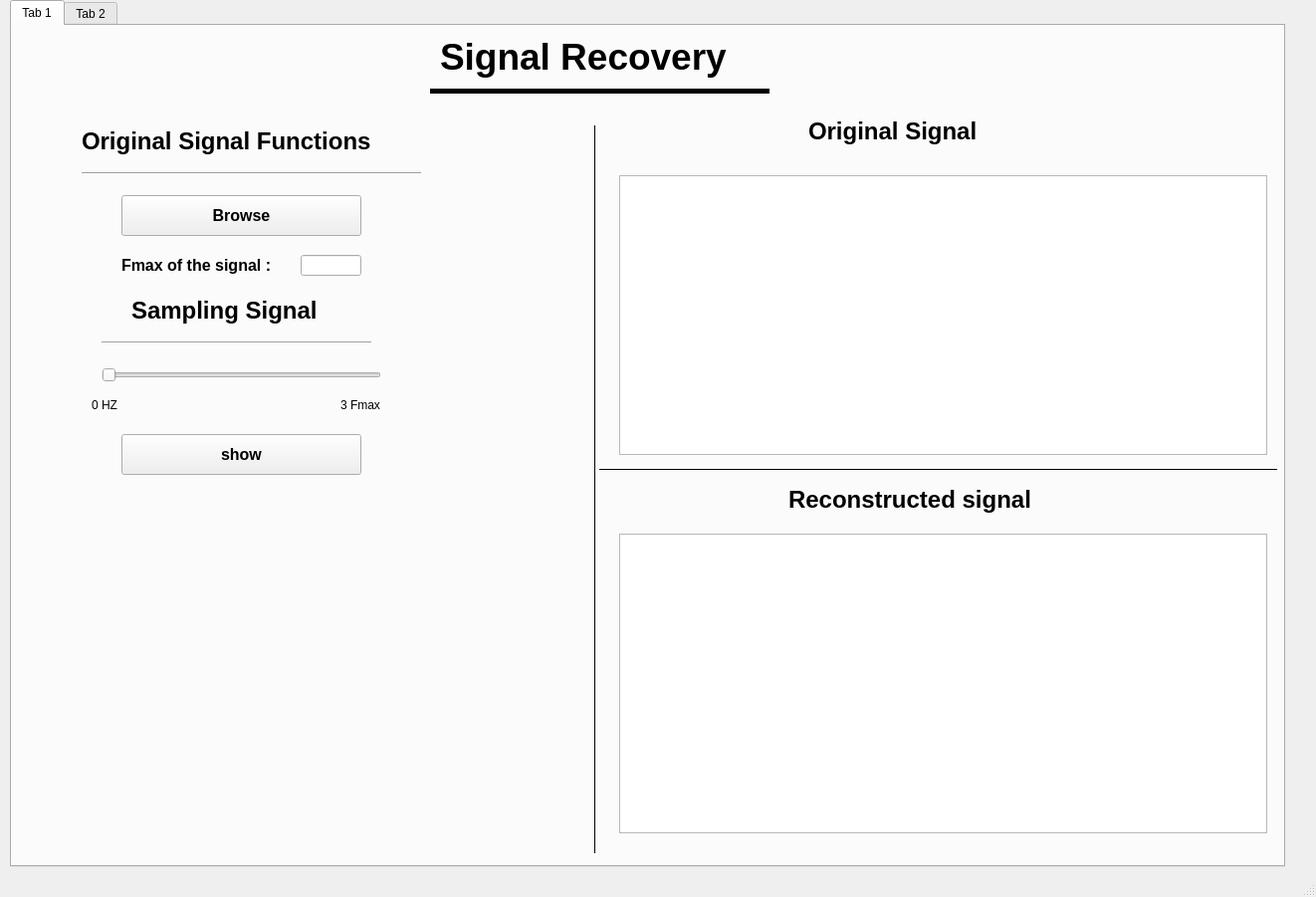
<?xml version="1.0" encoding="UTF-8"?>
<ui version="4.0">
 <class>MainWindow</class>
 <widget class="QMainWindow" name="MainWindow">
  <property name="geometry">
   <rect>
    <x>0</x>
    <y>0</y>
    <width>1322</width>
    <height>901</height>
   </rect>
  </property>
  <property name="windowTitle">
   <string>MainWindow</string>
  </property>
  <widget class="QWidget" name="centralwidget">
   <widget class="QTabWidget" name="tabWidget">
    <property name="geometry">
     <rect>
      <x>10</x>
      <y>0</y>
      <width>1281</width>
      <height>871</height>
     </rect>
    </property>
    <property name="styleSheet">
     <string notr="true"/>
    </property>
    <property name="currentIndex">
     <number>0</number>
    </property>
    <widget class="QWidget" name="tab">
     <attribute name="title">
      <string>Tab 1</string>
     </attribute>
     <widget class="QLabel" name="label_3">
      <property name="geometry">
       <rect>
        <x>800</x>
        <y>90</y>
        <width>211</width>
        <height>31</height>
       </rect>
      </property>
      <property name="font">
       <font>
        <pointsize>18</pointsize>
        <weight>75</weight>
        <bold>true</bold>
       </font>
      </property>
      <property name="text">
       <string>Original Signal </string>
      </property>
     </widget>
     <widget class="QLabel" name="label_5">
      <property name="geometry">
       <rect>
        <x>120</x>
        <y>270</y>
        <width>221</width>
        <height>31</height>
       </rect>
      </property>
      <property name="font">
       <font>
        <pointsize>18</pointsize>
        <weight>75</weight>
        <bold>true</bold>
       </font>
      </property>
      <property name="text">
       <string>Sampling Signal</string>
      </property>
     </widget>
     <widget class="Line" name="line_2">
      <property name="geometry">
       <rect>
        <x>590</x>
        <y>430</y>
        <width>681</width>
        <height>31</height>
       </rect>
      </property>
      <property name="frameShadow">
       <enum>QFrame::Plain</enum>
      </property>
      <property name="orientation">
       <enum>Qt::Horizontal</enum>
      </property>
     </widget>
     <widget class="QLabel" name="label_4">
      <property name="geometry">
       <rect>
        <x>70</x>
        <y>100</y>
        <width>351</width>
        <height>31</height>
       </rect>
      </property>
      <property name="font">
       <font>
        <pointsize>18</pointsize>
        <weight>75</weight>
        <bold>true</bold>
       </font>
      </property>
      <property name="text">
       <string>Original Signal Functions</string>
      </property>
     </widget>
     <widget class="QLabel" name="label_8">
      <property name="geometry">
       <rect>
        <x>330</x>
        <y>370</y>
        <width>54</width>
        <height>21</height>
       </rect>
      </property>
      <property name="text">
       <string>3 Fmax</string>
      </property>
     </widget>
     <widget class="PlotWidget" name="graphicsView">
      <property name="geometry">
       <rect>
        <x>610</x>
        <y>150</y>
        <width>651</width>
        <height>281</height>
       </rect>
      </property>
     </widget>
     <widget class="QLabel" name="label_6">
      <property name="geometry">
       <rect>
        <x>110</x>
        <y>220</y>
        <width>181</width>
        <height>41</height>
       </rect>
      </property>
      <property name="font">
       <font>
        <pointsize>12</pointsize>
        <weight>75</weight>
        <bold>true</bold>
       </font>
      </property>
      <property name="text">
       <string>Fmax of the signal :</string>
      </property>
     </widget>
     <widget class="QLineEdit" name="lineEdit">
      <property name="geometry">
       <rect>
        <x>290</x>
        <y>230</y>
        <width>61</width>
        <height>21</height>
       </rect>
      </property>
     </widget>
     <widget class="Line" name="line_3">
      <property name="geometry">
       <rect>
        <x>420</x>
        <y>40</y>
        <width>341</width>
        <height>51</height>
       </rect>
      </property>
      <property name="frameShadow">
       <enum>QFrame::Plain</enum>
      </property>
      <property name="lineWidth">
       <number>5</number>
      </property>
      <property name="orientation">
       <enum>Qt::Horizontal</enum>
      </property>
     </widget>
     <widget class="QPushButton" name="browse">
      <property name="geometry">
       <rect>
        <x>110</x>
        <y>170</y>
        <width>241</width>
        <height>41</height>
       </rect>
      </property>
      <property name="font">
       <font>
        <pointsize>12</pointsize>
        <weight>75</weight>
        <bold>true</bold>
       </font>
      </property>
      <property name="text">
       <string>Browse</string>
      </property>
     </widget>
     <widget class="QSlider" name="horizontalSlider">
      <property name="geometry">
       <rect>
        <x>90</x>
        <y>340</y>
        <width>281</width>
        <height>22</height>
       </rect>
      </property>
      <property name="orientation">
       <enum>Qt::Horizontal</enum>
      </property>
     </widget>
     <widget class="Line" name="line_5">
      <property name="geometry">
       <rect>
        <x>70</x>
        <y>140</y>
        <width>341</width>
        <height>16</height>
       </rect>
      </property>
      <property name="orientation">
       <enum>Qt::Horizontal</enum>
      </property>
     </widget>
     <widget class="QLabel" name="label">
      <property name="geometry">
       <rect>
        <x>430</x>
        <y>-10</y>
        <width>331</width>
        <height>81</height>
       </rect>
      </property>
      <property name="font">
       <font>
        <pointsize>28</pointsize>
        <weight>75</weight>
        <bold>true</bold>
       </font>
      </property>
      <property name="text">
       <string>Signal Recovery</string>
      </property>
     </widget>
     <widget class="Line" name="line_4">
      <property name="geometry">
       <rect>
        <x>90</x>
        <y>310</y>
        <width>271</width>
        <height>16</height>
       </rect>
      </property>
      <property name="orientation">
       <enum>Qt::Horizontal</enum>
      </property>
     </widget>
     <widget class="QLabel" name="label_7">
      <property name="geometry">
       <rect>
        <x>80</x>
        <y>370</y>
        <width>54</width>
        <height>21</height>
       </rect>
      </property>
      <property name="text">
       <string>0 HZ</string>
      </property>
     </widget>
     <widget class="QLabel" name="label_2">
      <property name="geometry">
       <rect>
        <x>780</x>
        <y>460</y>
        <width>291</width>
        <height>31</height>
       </rect>
      </property>
      <property name="font">
       <font>
        <pointsize>18</pointsize>
        <weight>75</weight>
        <bold>true</bold>
       </font>
      </property>
      <property name="text">
       <string>Reconstructed signal </string>
      </property>
     </widget>
     <widget class="QGraphicsView" name="graphicsView_2">
      <property name="geometry">
       <rect>
        <x>610</x>
        <y>510</y>
        <width>651</width>
        <height>301</height>
       </rect>
      </property>
     </widget>
     <widget class="Line" name="line">
      <property name="geometry">
       <rect>
        <x>540</x>
        <y>100</y>
        <width>91</width>
        <height>731</height>
       </rect>
      </property>
      <property name="font">
       <font>
        <weight>75</weight>
        <bold>true</bold>
       </font>
      </property>
      <property name="frameShadow">
       <enum>QFrame::Plain</enum>
      </property>
      <property name="orientation">
       <enum>Qt::Vertical</enum>
      </property>
     </widget>
     <widget class="QPushButton" name="browse_2">
      <property name="geometry">
       <rect>
        <x>110</x>
        <y>410</y>
        <width>241</width>
        <height>41</height>
       </rect>
      </property>
      <property name="font">
       <font>
        <pointsize>12</pointsize>
        <weight>75</weight>
        <bold>true</bold>
       </font>
      </property>
      <property name="text">
       <string>show</string>
      </property>
     </widget>
    </widget>
    <widget class="QWidget" name="tab_2">
     <attribute name="title">
      <string>Tab 2</string>
     </attribute>
     <widget class="QGraphicsView" name="graphicsView_3">
      <property name="geometry">
       <rect>
        <x>90</x>
        <y>240</y>
        <width>1161</width>
        <height>521</height>
       </rect>
      </property>
     </widget>
     <widget class="QSlider" name="horizontalSlider_2">
      <property name="geometry">
       <rect>
        <x>100</x>
        <y>80</y>
        <width>241</width>
        <height>22</height>
       </rect>
      </property>
      <property name="orientation">
       <enum>Qt::Horizontal</enum>
      </property>
     </widget>
     <widget class="QSlider" name="horizontalSlider_3">
      <property name="geometry">
       <rect>
        <x>410</x>
        <y>80</y>
        <width>231</width>
        <height>22</height>
       </rect>
      </property>
      <property name="orientation">
       <enum>Qt::Horizontal</enum>
      </property>
     </widget>
     <widget class="QSlider" name="horizontalSlider_4">
      <property name="geometry">
       <rect>
        <x>700</x>
        <y>80</y>
        <width>241</width>
        <height>22</height>
       </rect>
      </property>
      <property name="orientation">
       <enum>Qt::Horizontal</enum>
      </property>
     </widget>
     <widget class="QLabel" name="label_11">
      <property name="geometry">
       <rect>
        <x>720</x>
        <y>20</y>
        <width>171</width>
        <height>41</height>
       </rect>
      </property>
      <property name="font">
       <font>
        <pointsize>20</pointsize>
        <weight>75</weight>
        <bold>true</bold>
       </font>
      </property>
      <property name="text">
       <string>Frequency</string>
      </property>
     </widget>
     <widget class="QLabel" name="label_12">
      <property name="geometry">
       <rect>
        <x>420</x>
        <y>20</y>
        <width>171</width>
        <height>41</height>
       </rect>
      </property>
      <property name="font">
       <font>
        <pointsize>20</pointsize>
        <weight>75</weight>
        <bold>true</bold>
       </font>
      </property>
      <property name="text">
       <string>Magnitude</string>
      </property>
     </widget>
     <widget class="QLabel" name="label_13">
      <property name="geometry">
       <rect>
        <x>150</x>
        <y>20</y>
        <width>171</width>
        <height>41</height>
       </rect>
      </property>
      <property name="font">
       <font>
        <pointsize>20</pointsize>
        <weight>75</weight>
        <bold>true</bold>
       </font>
      </property>
      <property name="text">
       <string>Phase</string>
      </property>
     </widget>
     <widget class="QPushButton" name="pushButton">
      <property name="geometry">
       <rect>
        <x>390</x>
        <y>160</y>
        <width>161</width>
        <height>41</height>
       </rect>
      </property>
      <property name="font">
       <font>
        <pointsize>12</pointsize>
        <weight>75</weight>
        <bold>true</bold>
       </font>
      </property>
      <property name="text">
       <string>Show</string>
      </property>
     </widget>
     <widget class="QPushButton" name="pushButton_2">
      <property name="geometry">
       <rect>
        <x>620</x>
        <y>160</y>
        <width>161</width>
        <height>41</height>
       </rect>
      </property>
      <property name="font">
       <font>
        <pointsize>12</pointsize>
        <weight>75</weight>
        <bold>true</bold>
       </font>
      </property>
      <property name="text">
       <string>Delete</string>
      </property>
     </widget>
     <widget class="QComboBox" name="comboBox">
      <property name="geometry">
       <rect>
        <x>990</x>
        <y>70</y>
        <width>161</width>
        <height>22</height>
       </rect>
      </property>
     </widget>
     <widget class="QPushButton" name="pushButton_3">
      <property name="geometry">
       <rect>
        <x>150</x>
        <y>160</y>
        <width>161</width>
        <height>41</height>
       </rect>
      </property>
      <property name="font">
       <font>
        <pointsize>12</pointsize>
        <weight>75</weight>
        <bold>true</bold>
       </font>
      </property>
      <property name="text">
       <string>Add</string>
      </property>
     </widget>
     <widget class="QLabel" name="label_14">
      <property name="geometry">
       <rect>
        <x>970</x>
        <y>20</y>
        <width>211</width>
        <height>41</height>
       </rect>
      </property>
      <property name="font">
       <font>
        <pointsize>20</pointsize>
        <weight>75</weight>
        <bold>true</bold>
       </font>
      </property>
      <property name="text">
       <string>Added Signals</string>
      </property>
     </widget>
     <widget class="QPushButton" name="pushButton_4">
      <property name="geometry">
       <rect>
        <x>840</x>
        <y>160</y>
        <width>251</width>
        <height>41</height>
       </rect>
      </property>
      <property name="font">
       <font>
        <pointsize>12</pointsize>
        <weight>75</weight>
        <bold>true</bold>
       </font>
      </property>
      <property name="text">
       <string>Move To The Main Graph</string>
      </property>
     </widget>
    </widget>
   </widget>
  </widget>
  <widget class="QMenuBar" name="menubar">
   <property name="geometry">
    <rect>
     <x>0</x>
     <y>0</y>
     <width>1322</width>
     <height>23</height>
    </rect>
   </property>
  </widget>
  <widget class="QStatusBar" name="statusbar"/>
 </widget>
 <customwidgets>
  <customwidget>
   <class>PlotWidget</class>
   <extends>QGraphicsView</extends>
   <header>pyqtgraph</header>
  </customwidget>
 </customwidgets>
 <resources/>
 <connections/>
</ui>
